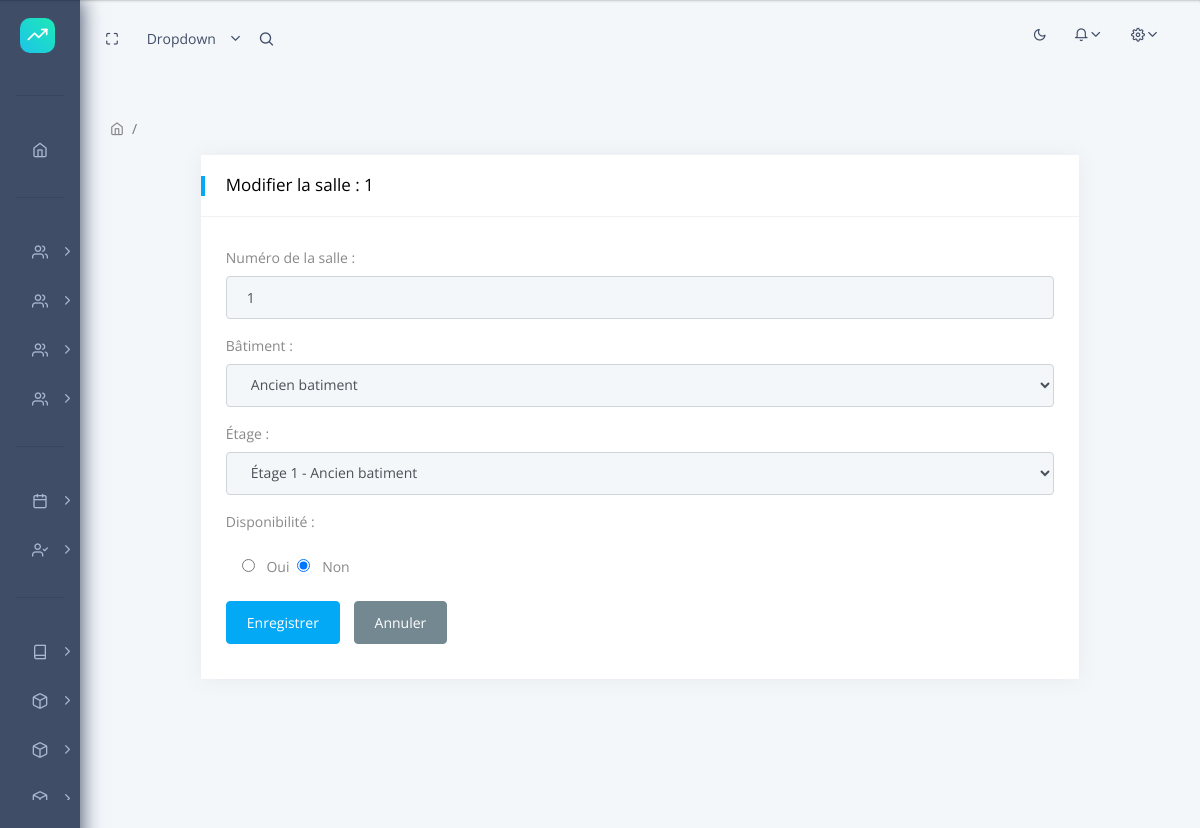
The page /rooms/update/1/ (signed in) on the database its author committed.
### apps/rooms/models.py (models this page shows, shortened)
class Room(models.Model):
    room_number = models.PositiveIntegerField(unique=True, verbose_name=_("Numéro de la salle"))
    floor = models.ForeignKey(Floor, on_delete=models.CASCADE, related_name="rooms", verbose_name=_("Étage"))
    building = models.ForeignKey(Building, on_delete=models.CASCADE, related_name="rooms", verbose_name=_("Bâtiment"))
    available = models.BooleanField(default=True, verbose_name=_("Disponibilité"))
    class Meta:
        verbose_name = _("Salle")
        verbose_name_plural = _("Salles")
        ordering = ['building', 'floor', 'room_number']
        unique_together = ('room_number', 'floor', 'building')

class Floor(models.Model):
    number = models.PositiveIntegerField(verbose_name=_("Numéro de l'étage"))
    building = models.ForeignKey(Building, on_delete=models.CASCADE, related_name="floors", verbose_name=_("Bâtiment"))
    class Meta:
        verbose_name = _("Étage")
        verbose_name_plural = _("Étages")
        ordering = ['building', 'number']
        unique_together = ('number', 'building')
    def __str__(self):
        return f"Étage {self.number} - {self.building.name}"

### apps/rooms/views.py (the view)
# urls.py: path('update/<int:pk>/', RoomUpdateView.as_view(), name='room_update'),
class RoomUpdateView(LoginRequiredMixin,PermissionRequiredMixin,AdminTestMixin,UpdateView):
    model = Room
    form_class = RoomForm
    template_name = 'rooms/form.html'
    permission_required = 'rooms.change_room'
    success_url = reverse_lazy('rooms:room_list')
    def get_context_data(self, **kwargs):
        context = super().get_context_data(**kwargs)
        context['title'] = _("Modifier la salle : %s") % self.object.room_number
        context['cancel_url'] = reverse_lazy('rooms:room_list')
        return context

### apps/rooms/forms.py
class RoomForm(forms.ModelForm):
    AVAILABLE_CHOICES = [
        (True, _('Oui')),
        (False, _('Non')),
    ]
    available = forms.ChoiceField(
        choices=AVAILABLE_CHOICES,
        widget=forms.RadioSelect(attrs={
            'class': 'Wcss flex-nowrap mx-2'
        }),
        label=_('Disponibilité'),
    )
    class Meta:
        model = Room
        fields = ['room_number', 'building', 'floor', 'available']
        labels = {
            'room_number': _('Numéro de la salle'),
            'building': _('Bâtiment'),
            'floor': _('Étage'),
        }
        widgets = {
            'room_number': forms.NumberInput(attrs={
                'class': 'form-control',
                'placeholder': _('Entrez le numéro de la salle')
            }),
            'building': forms.Select(attrs={'class': 'form-control'}),
            'floor': forms.Select(attrs={'class': 'form-control'}),
        }

### apps/home/mixins.py (called while the page is built)
    def test_func(self):
        return self.request.user.is_admin

### apps/rooms/models.py (called while the page is built)
    def __str__(self):
        return self.name

### apps/users/models.py (called while the page is built)
    def has_role(self, role):
        if not self.is_authenticated:
            return False
        return self.role == role

    @property
    def is_student(self):
        return self.has_role('student')

    @property
    def is_parent(self):
        return self.has_role('parent')

    @property
    def is_admin(self):
        return self.has_role('admin')

### templates/rooms/form.html (shortened to what this page needs)
{% extends 'layouts/base.html' %}
{% load static %}
{% block content %}
  <div class="row d-flex justify-content-center align-items-center">
    <div class="col-sm-12 col-lg-10">
      <div class="card">
        <div class="card-header">
          <h5>{{ title }}</h5>
        </div>
        <div class="card-body">
          <form method="post">
            {{ form.as_p }}
            <button type="submit" class="btn btn-primary">Enregistrer</button>
            <a href="{{ cancel_url }}" class="btn btn-secondary">Annuler</a>
          </form>
        </div>
      </div>
    </div>
  </div>
{% endblock content %}

### templates/rooms/form.html (style rules this page uses)
.Wcss { display: inline-flex; }

### rows shown on the page
Room: room_number "1", floor "Étage 1 - Ancien batiment", available "☐ Oui ☑ Non"
Floor: building "Ancien batiment"

### other values the page prints
{{ title }} "Modifier la salle : 1"
